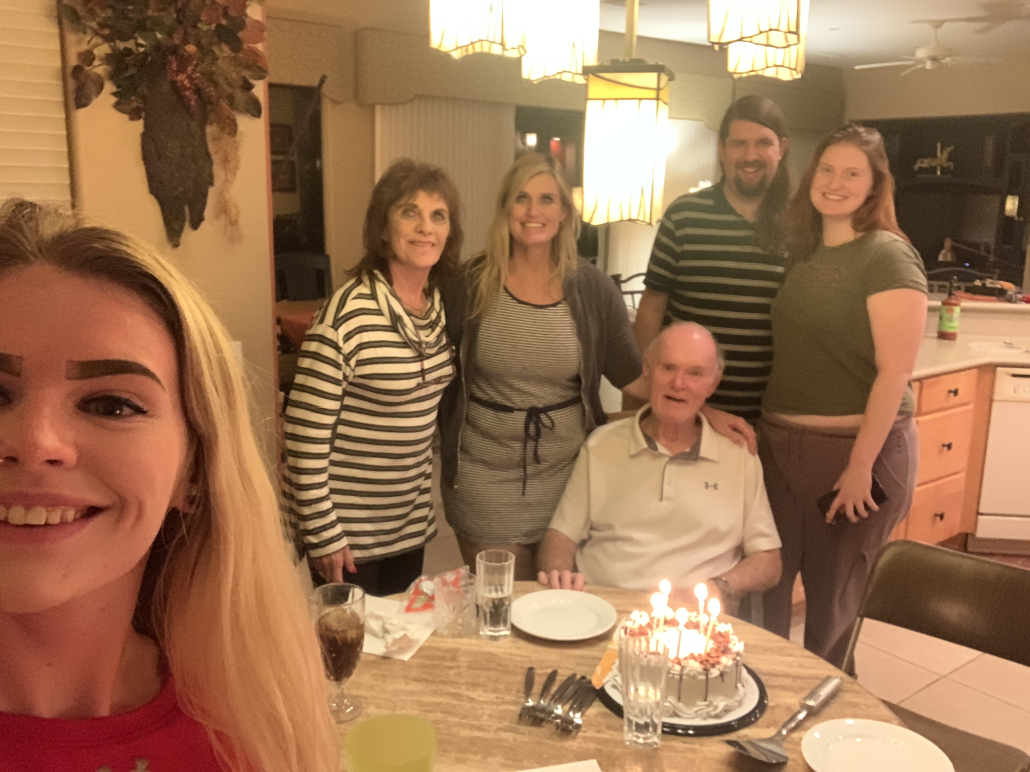
#> input picture family.JPG, 3088 x 2316 px (shown at 1/3 size)
$ python ObjectsandLibraries.py
#> lines starting #> are read from the running program, lines starting #| are printed output that depends on the picture
import sys, cv2
# Code based on https://gist.github.com/46bit/d49f6fd44b9e690a6ac5
# Refactored https://realpython.com/blog/python/face-recognition-with-python/

def cascade_detect(cascade, image):
  gray_image = cv2.cvtColor(image, cv2.COLOR_BGR2GRAY)
  return cascade.detectMultiScale(
    gray_image,
    scaleFactor = 1.15, #If more and false faces detected, then adjust this number.
    minNeighbors = 5,
    minSize = (30, 30),
    flags = cv2.CASCADE_SCALE_IMAGE
  )

def detections_draw(image, detections):
  for (x, y, w, h) in detections:
    print ("({0}, {1}, {2}, {3})".format(x, y, w, h))
    cv2.rectangle(image, (x, y), (x + w, y + h), (0, 225, 0), 2)

def main(argv = None):
  if argv is None:
    argv = sys.argv

  cascade_path = "haarcascade_frontalface_default.xml"
  image_path = "family.JPG"
  result_path = sys.argv[3] if len(sys.argv) > 3 else None

  cascade = cv2.CascadeClassifier(cascade_path)
  image = cv2.imread(image_path)
#> image is the input picture: shape (2316, 3088, 3); mean B, G, R 84.1, 116, 156.4
  if image is None:
    print( "ERROR: Image did not load.")
    return 2

  detections = cascade_detect(cascade, image)
#> in cascade_detect, `gray_image = cv2.cvtColor(image, cv2.COLOR_BGR2GRAY)`:
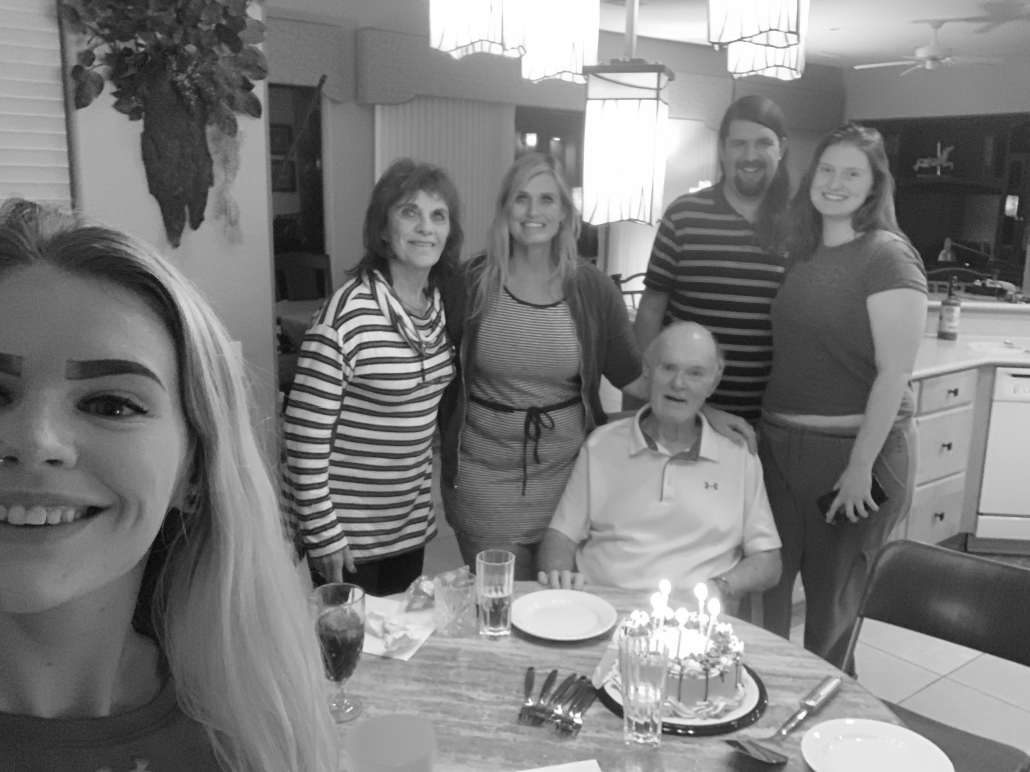
#> gray_image: shape (2316, 3088) (shown at 1/3 size); min 4, max 255, mean 124.5
#> detections = [[972, 1934, 62, 62], [1506, 526, 193, 193], [2421, 443, 195, 195], [1930, 1026, 219, 219], [2160, 359, 190, 190], [1165, 562, 216, 216], [1462, 796, 304, 304]]
  detections_draw(image, detections)
#> the loop in detections_draw, `for (x, y, w, h) in detections:` made 7 passes
#| (972, 1934, 62, 62)
#| (1506, 526, 193, 193)
#| (2421, 443, 195, 195)
#| (1930, 1026, 219, 219)
#| (2160, 359, 190, 190)
#| (1165, 562, 216, 216)
#| (1462, 796, 304, 304)

  print("Found {0} objects!".format(len(detections)))
#| Found 7 objects!
  if result_path is None:
    cv2.imshow("Objects found", image)
    print("Scary Lady")
    print("Maybe a Modern Wonder Woman")
    print("Definite Veteran")
    print("Psycho Ex")
    print("Beautiful Brat")
    cv2.waitKey(0)
  else:
    cv2.imwrite(result_path, image)

if __name__ == "__main__":
  sys.exit(main())
#> (the program exits here)
